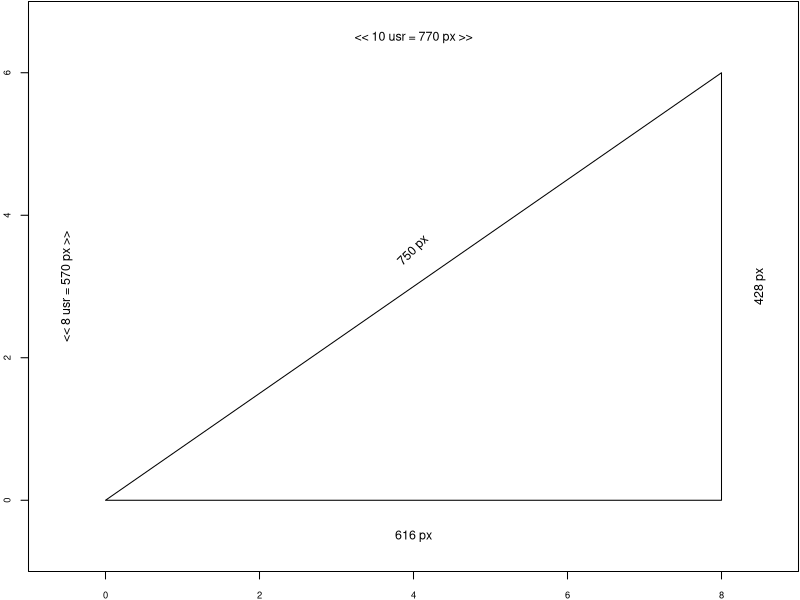

Generate this figure with R:
## ---- chunk 1
par(mar=c(1.9, 1.9, 0.1, 0.1), cex=0.75,
  cex.axis=0.75, xaxs="i", yaxs="i")
plot(c(-1,9), c(-1,7), type="n")
lines(x=c(0,8,8,0), y=c(0,0,6,0)) # triangle
user.range <- par("usr")[c(2,4)] -
  par("usr")[c(1,3)]
region.pct <- par("plt")[c(2,4)] - 
  par("plt")[c(1,3)]
region.px <- dev.size(units="px") * region.pct
px.per.usr <- region.px / user.range

a.px <- round(8*px.per.usr[1])
b.px <- round(6*px.per.usr[2])
c.px <- round(sqrt(a.px^2+b.px^2))

text(4, -0.5, paste(a.px,"px"))
text(8.5, 3, paste(b.px,"px"), srt=90)
text(4, 3.5, paste(c.px,"px"), srt=45)

s1 <- paste("<<", round(user.range[1]),
  "usr =", round(region.px[1]), "px >>")

s2 <- paste("<<", round(user.range[2]),
  "usr =", round(region.px[2]), "px >>")

text(4, 6.5, s1)
text(-0.5, 3, s2, srt=90)
